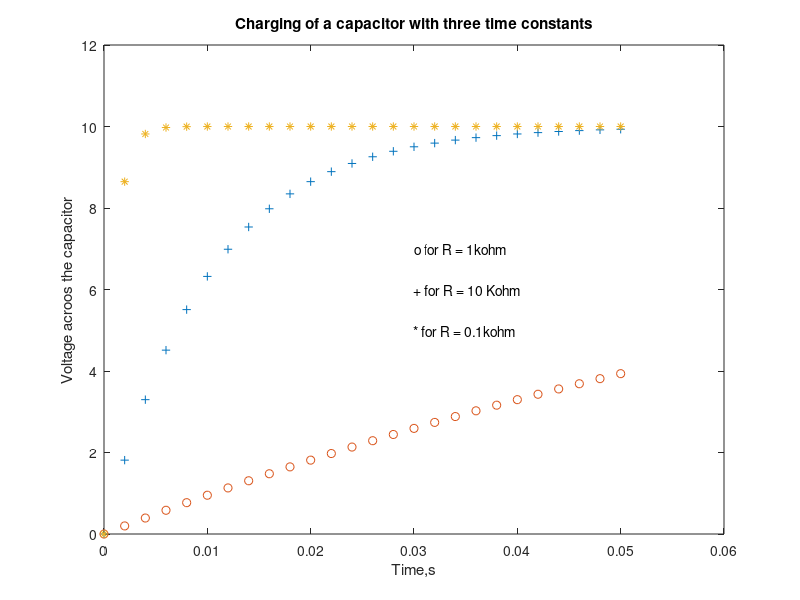

The MATLAB source for this figure:
c = 10e-6;
r1 = 1e3;
tau1 = c*r1;
t = 0:0.002:0.05; 
v1 = 10*(1-exp(-t/tau1));
r2 = 10e3;
tau2 = c*r2;
v2 = 10*(1-exp(-t/tau2));
r3 = 100;
tau3 = c*r3;
v3 = 10 * (1-exp(-t/tau3));
plot (t,v1,'+',t,v2,'o',t,v3,'*');
axis([0 0.06 0 12])
title('Charging of a capacitor with three time constants')
xlabel('Time,s')
ylabel('Voltage acroos the capacitor')
text(0.03,5.0,'* for R = 0.1kohm')
text(0.03,6.0,'+ for R = 10 Kohm')
text(0.03,7.0,'o for R = 1kohm')
